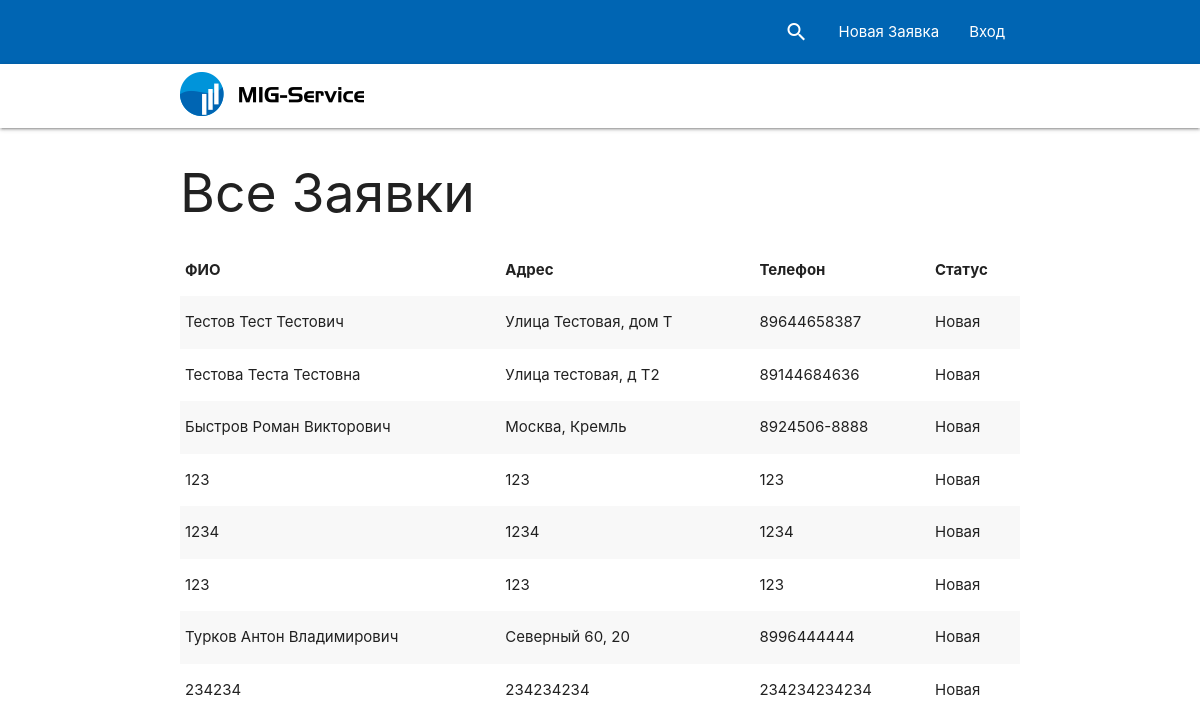
Before: / with the older database file.
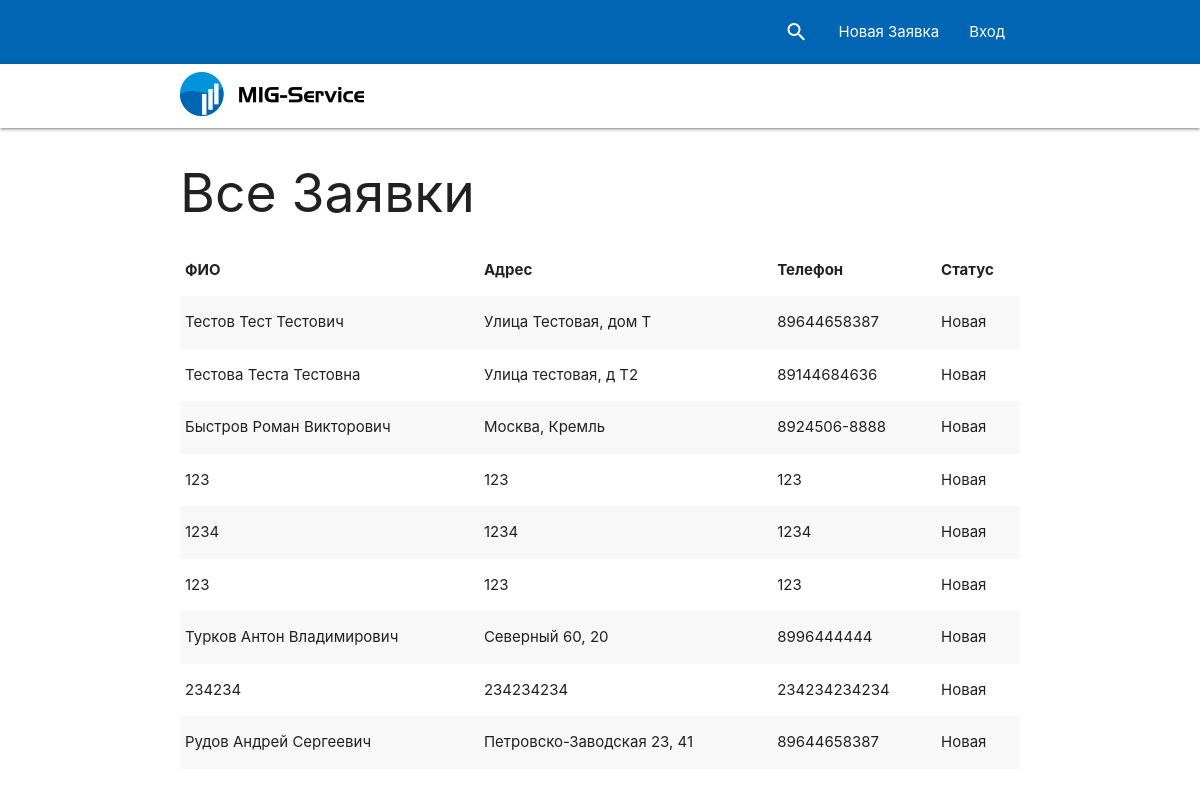
After: the same page with the newer database file.
### cr/models.py (models this page shows)
class Persons(models.Model):
    name = models.CharField(max_length=50,
                            blank=True,
                            null=True,
                            verbose_name='ФИО')
    address = models.CharField(max_length=60,
                               blank=True,
                               null=True,
                               verbose_name='Адрес'
                               )
    phone = models.CharField(max_length=12,
                             blank=True,
                             null=True,
                             verbose_name='Телефон'
                             )
    state = models.ForeignKey('State',
                              null=True,
                              default=1,
                              on_delete=models.PROTECT,
                              verbose_name='Статус')
    class Meta:
        verbose_name = 'Заявка'
        verbose_name_plural = 'Заявки'

class State(models.Model):
    name = models.CharField(max_length=100,
                            verbose_name='Статус')
    def __str__(self):
        return self.name
    class Meta:
        verbose_name = 'Статус'
        verbose_name_plural = 'Статусы'

### cr/views.py (the view)
# urls.py: path('', index),
def index(request):
    form = PersonForm()
    context = {'db': Persons.objects.all(), 'form': form}
    return render(request, 'cr/index.html', context=context)

### cr/templates/cr/index.html (shortened to what this page needs)
{% load static %}
<!DOCTYPE html>
<html>
<head>
    <link type="text/css" rel="stylesheet" href="{% static 'cr/css/materialize.min.css' %}" media="screen,projection"/>
    <link type="text/css" rel="stylesheet" href="{% static 'cr/css/custom.css' %}" media="screen,projection"/>
</head>
<body>
<nav id="up-nav">
    <div class="container">
        <div class="nav-wrapper">
            <ul id="nav-mobile" class="right hide-on-med-and-down">
                <li><a href="sass.html"><i class="material-icons">search</i></a></li>
                <li><a class="modal-trigger" href="#modal1">Новая Заявка</a></li>
                <li><a href="#">Вход</a></li>
            </ul>
        </div>
    </div>
</nav>
<nav id="down-nav">
    <div class="container">
        <div class="nav-wrapper">
            <a href="#" class="brand-logo"><img src="{% static 'cr/img/logo.png' %}" alt="logo"></a>
        </div>
    </div>
</nav>
<div class="container">
    <h2>Все Заявки</h2>
    <table class="striped">
        <thead>
        <tr>
            <th>ФИО</th>
            <th>Адрес</th>
            <th>Телефон</th>
            <th>Статус</th>
        </tr>
        </thead>
        <tbody>
        {% for item in db %}
        <tr>
            <td>{{ item.name }}</td>
            <td>{{ item.address }}</td>
            <td>{{ item.phone }}</td>
            <td>{{ item.state }}</td>
        </tr>
        {% endfor %}
        </tbody>
    </table>
</div>
</body>
</html>

### cr/static/cr/css/custom.css (style rules this page uses)
#up-nav { background-color: #0065b3 }
#down-nav { background-color: #ffffff }
img { vertical-align: middle; position: relative; top:-4px; }

Changed rows visible on the page:
added Persons: name "Рудов Андрей Сергеевич", address "Петровско-Заводская 23, 41", phone "89644658387", state "Новая"
